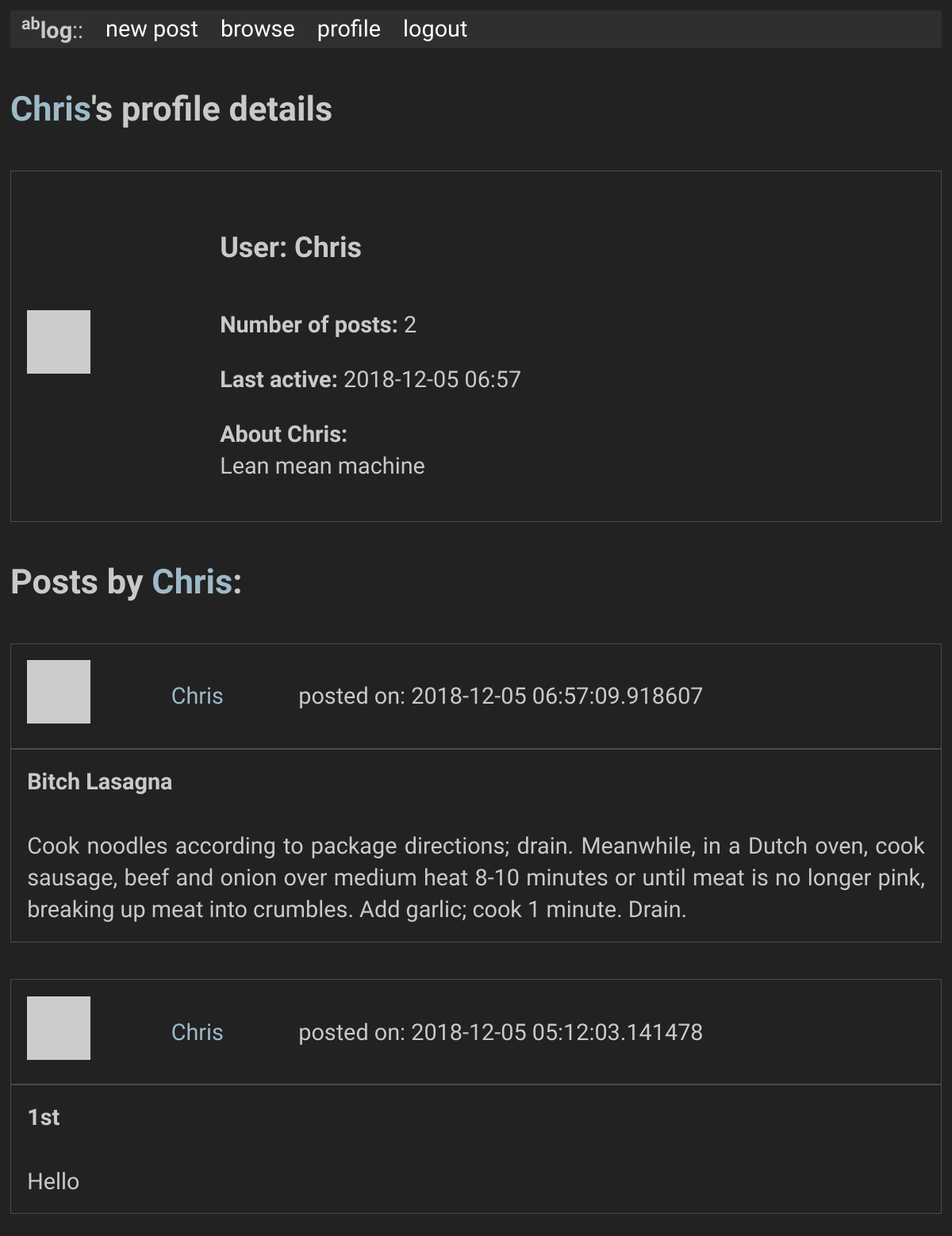
Screenshot of /user/Chris (signed in) with the database file from the repository.
### app/models.py (models this page shows, shortened)
class User(UserMixin, db.Model):
    id            = db.Column(db.Integer, primary_key = True)
    username      = db.Column(db.String(64), index = True, unique = True)
    full_name     = db.Column(db.String(80), index = True)
    email         = db.Column(db.String(128), index = True, unique = True)
    password_hash = db.Column(db.String(128))
    posts         = db.relationship('Post', backref = 'author', lazy = 'dynamic')
    about_me      = db.Column(db.String(50))
    last_seen     = db.Column(db.DateTime, default=datetime.utcnow)
    """
    Generates password hash from password string
    """
    """
    Checks if provided password matches self.password_hash
    """
    """
    Fetches generated avatar from gravatar from hash, which is generated from email
    """
    def avatar(self, size = 64):
        digest = md5(self.email.lower().encode('utf-8')).hexdigest()
        return('https://gravatar.com/avatar/{}?d=retro&s={}'.format(digest, size))

class Post(db.Model):
    id           = db.Column(db.Integer, primary_key = True)
    title        = db.Column(db.String(40))
    body         = db.Column(db.String(100))
    timestamp    = db.Column(db.DateTime, index = True, default = datetime.utcnow)
    user_id      = db.Column(db.Integer, db.ForeignKey('user.id'))

### app/routes.py (the view)
@app.route('/user/<username>')
@login_required
def user(username):
    page        = request.args.get('page', 1, type = int)
    user        = User.query.filter_by(username = username).first_or_404()
    posts       = Post.query.filter_by(user_id = user.id).order_by(Post.timestamp.desc())
    n_posts     = posts.count()
    posts       = posts.paginate(page, app.config['POSTS_PER_PAGE'], False)
    next_url    = url_for('user', username = username, page = posts.next_num) if posts.has_next else None
    prev_url    = url_for('user', username = username, page = posts.prev_num) if posts.has_prev else None
    return(render_template('user.html', user = user, posts = posts.items, n_posts = n_posts, next_url = next_url, prev_url = prev_url))

### app/__init__.py (called while the page is built)
@app.template_filter('castdate')
def cast_date(dt):
    return(dt.strftime('%Y-%m-%d %H:%M'))

### app/models.py (called while the page is built)
@login.user_loader
def load_user(id):
    return User.query.get(int(id))

### app/routes.py (called while the page is built)
@app.before_request
def before_request():
    if current_user.is_authenticated:
        current_user.last_seen = datetime.utcnow()
        db.session.commit()

### app/templates/user.html (shortened to what this page needs)
{% extends "base.html" %}
{% from "_post.html" import render_post %}
{% from "_pagination.html" import render_pageset %}
{% block content %}
<h4><a id='inline-hyper' href="{{ url_for('user', username=user.username) }}">{{ user.username }}</a>'s profile details</h4>
  <table>
    <tr>
      <td valign="center"><img src="{{ user.avatar(228) }}"></td>
      <td>
        <h5>User: {{ user.username }}</h5>
        <p><b>Number of posts:</b> {{ n_posts }}</p>
        {% if user.last_seen %}<p><b>Last active:</b> {{ user.last_seen | castdate }}</p>{% endif %}
        {% if user.about_me %}<p><b>About {{ user.username }}:</b> <br>{{ user.about_me }}</p>{% endif %}
      </td>
      <td>
      </td>
    </tr>
  </table>
  <h4> Posts by <a id='inline-hyper' href="{{ url_for('user', username=user.username) }}">{{ user.username }}</a>:</h4>
  {% for post in posts %}
      {{ render_post(post) }}
  {% endfor %}
{% endblock %}

### app/templates/_post.html
{% macro render_post(src) %}
  <table>
    <table>
      <tr>
        <td>
          <img src="{{ src.author.avatar(48) }}"><br>
        </td>
        <td>
          <a  id="inline-hyper" href="{{ url_for('user', username=src.author.username) }}">{{ src.author.username }}</a>
        </td>
        <td>
          posted on: {{ src.timestamp }}
        </td>
      </tr>
    </table>
    <table>
      <tr>
          <td><b>{{ src.title }}<b></td>
      </tr>
      <tr>
          <td>{{ src.body }}</td>
      </tr>
    </table>
  <table>
  <br>
{% endmacro %}

### app/static/style.css (style rules this page uses)
body { font-size: 1.8rem; line-height: 1.618; max-width: 52em; margin: auto; font-family: 'Quattrocento Sans', sans-serif; color: #c9c9c9; background-color: #222222; padding: 13px; }
h1, h2, h3, h4, h5, h6 { font-family: 'Quattrocento Sans', sans-serif; font-weight: 700; overflow-wrap: break-word; word-wrap: break-word; -ms-word-break: break-all; word-break: break-word; -ms-hyphens: auto; -moz-hyphens: auto; -webkit-hyphens: auto; hyphens: auto; }
h4 { line-height: 0.9; font-size: 1.5em; }
h5 { line-height: 0.9; font-size: 1.25em; }
a { text-decoration: none; color: #ffffff; }
#inline-hyper { color: #9db9c7; }
table { text-align: justify; width: 100%; border-collapse: collapse; border: 1px solid #4a4a4a; }
td, th { line-height: 1.4em; padding: 0.7em; }

### rows the page displays
User: username "Chris", last_seen|castdate "2018-12-05 06:57", about_me "Lean mean machine", author.username "Chris"
Post: timestamp "2018-12-05 06:57:09.918607", title "Bitch Lasagna", body "Cook noodles according to package directions; drain. Meanwhile, in a Dutch oven, cook sausage, beef and onion over medium heat 8-10 minutes or until meat is no longer pink, breaking up meat into crumbles. Add garlic; cook 1 minute. Drain."
Post: timestamp "2018-12-05 05:12:03.141478", title "1st", body "Hello"

### other values shown
{{ n_posts }} "2"
